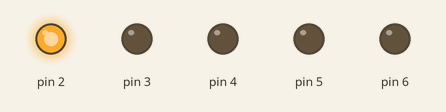
Bench run of a sketch on a simulated Arduino Uno, built with avr-gcc and run on an emulated ATmega328P. Parts: output pins drawn as LEDs (lit = HIGH).

Above: at 0.2 s.
At 0.54 s:
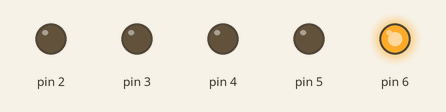
At 1.9 s:
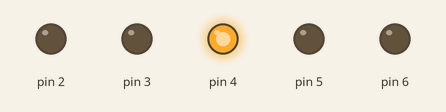
At 2.67 s:
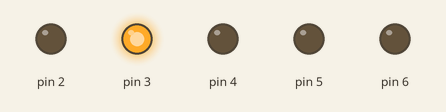
Timing chart, 0 to 3.0 s (numbered marks = the images above):
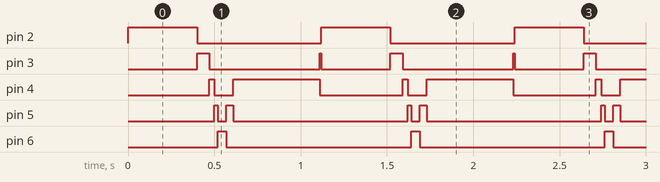

Measured:
- by itself, pin 2: alternates HIGH for 0.40 s and LOW for 0.72 s
- by itself, pin 3: repeats every 1.1 s: LOW 0.64 s, HIGH 0.01 s, LOW 0.40 s, HIGH 0.07 s
- by itself, pin 4: repeats every 1.1 s: LOW 0.11 s, HIGH 0.50 s, LOW 0.48 s, HIGH 0.03 s
- by itself, pin 5: repeats every 1.1 s: LOW 0.05 s, HIGH 0.04 s, LOW 1.0 s, HIGH 0.02 s
- by itself, pin 6: alternates HIGH for 0.05 s and LOW for 1.1 s

The sketch:

rainbow_wave.ino
```cpp
// Project 1 - Creating a Blinking LED Wave
void setup()
{
  pinMode(2, OUTPUT);
  pinMode(3, OUTPUT);
  pinMode(4, OUTPUT);
  pinMode(5, OUTPUT);
  pinMode(6, OUTPUT);
}
void loop()
{
  digitalWrite(2, HIGH);
  delay(400);
  digitalWrite(2, LOW);
  digitalWrite(3, HIGH);
  delay(70);
  digitalWrite(3, LOW);
  digitalWrite(4, HIGH);
  delay(30);
  digitalWrite(4, LOW);
  digitalWrite(5, HIGH);
  delay(20);
  digitalWrite(5, LOW);
  digitalWrite(6, HIGH);
  delay(50);
  digitalWrite(6, LOW);
  digitalWrite(5, HIGH);
  delay(40);
  digitalWrite(5, LOW);
  digitalWrite(4, HIGH);
  delay(500);
  digitalWrite(4, LOW);
  digitalWrite(3, HIGH);
  delay(10);
  digitalWrite(3, LOW);
}
```
